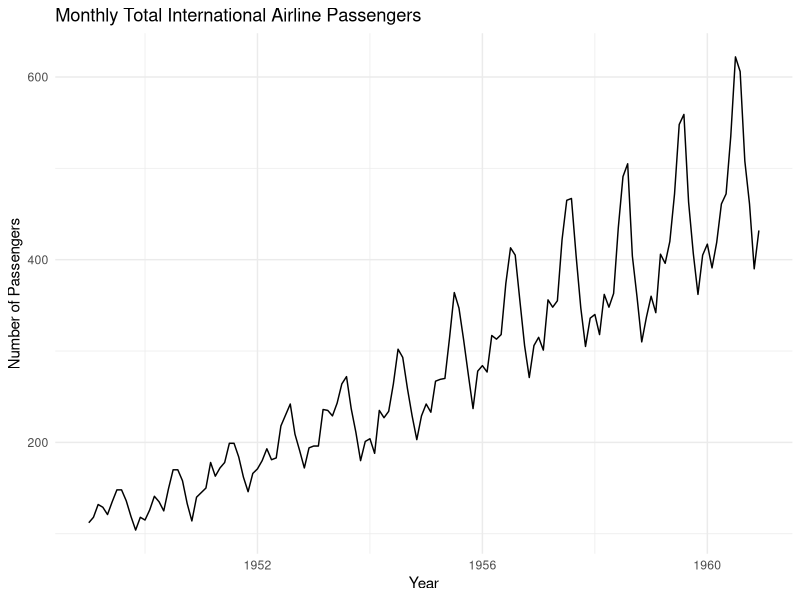
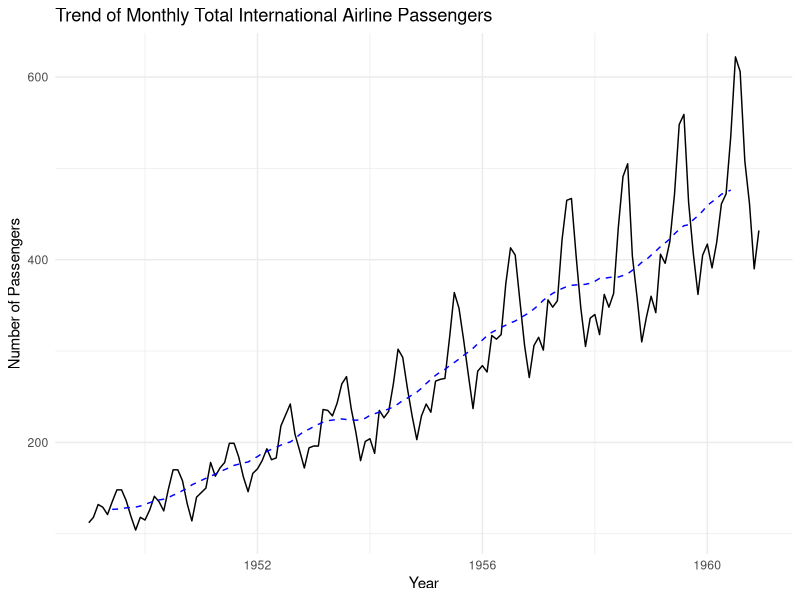
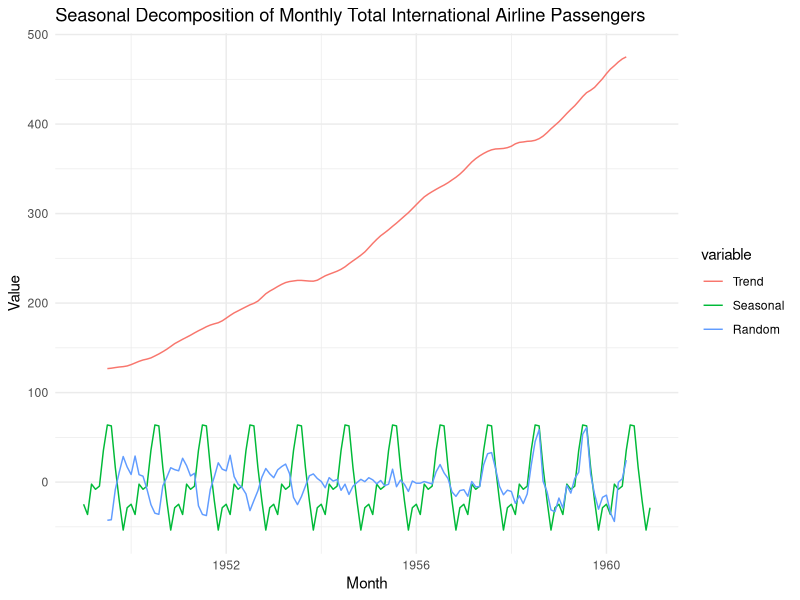
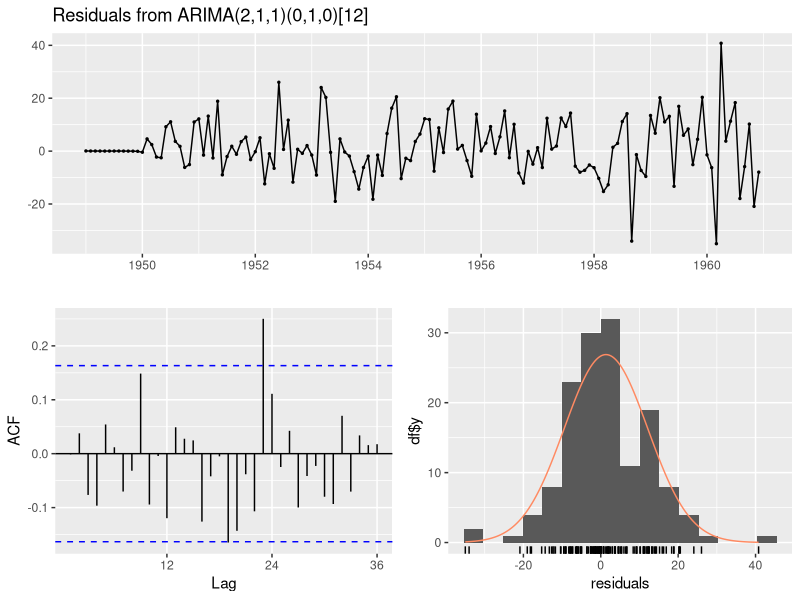
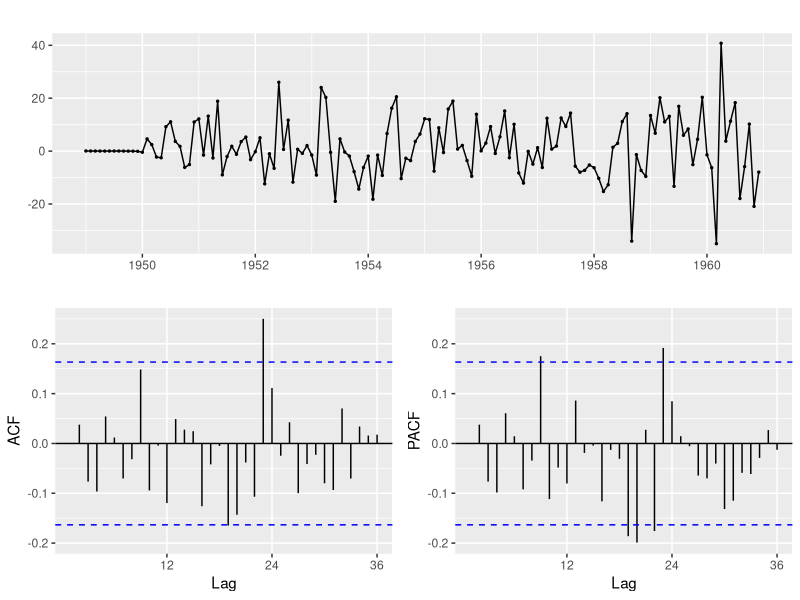
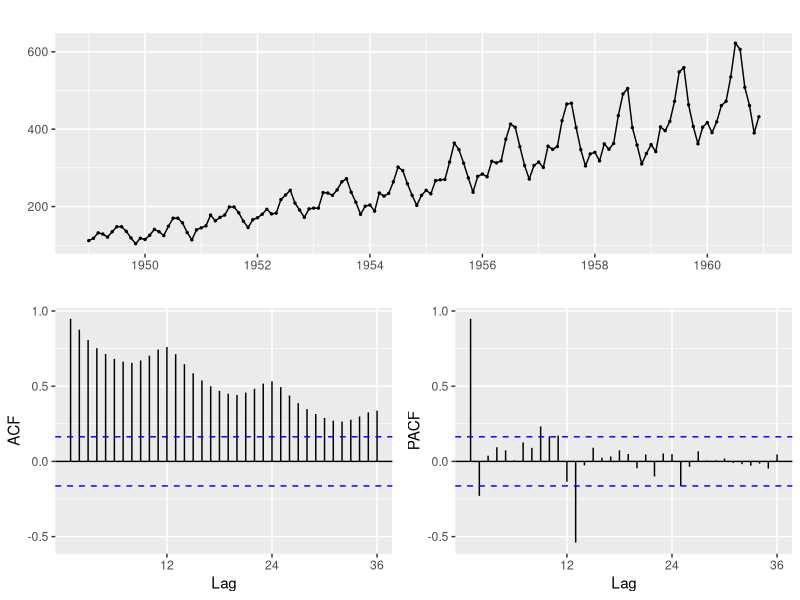
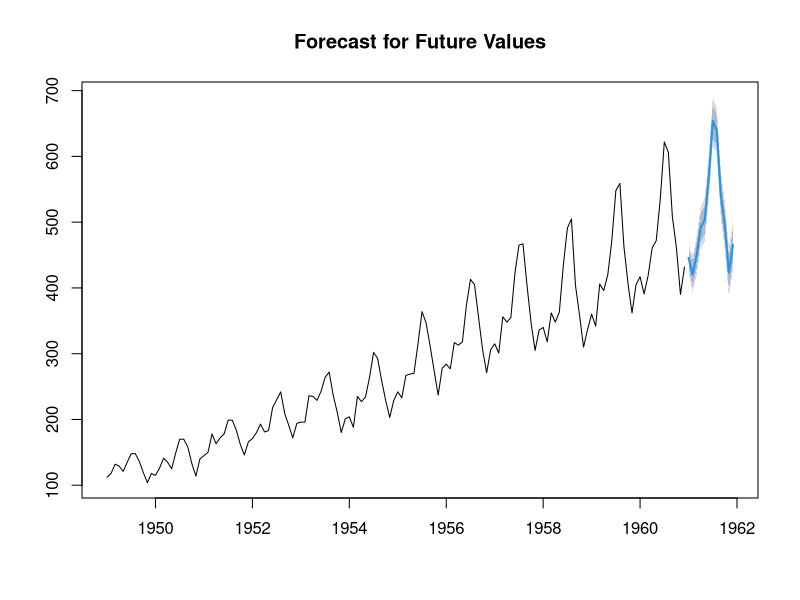
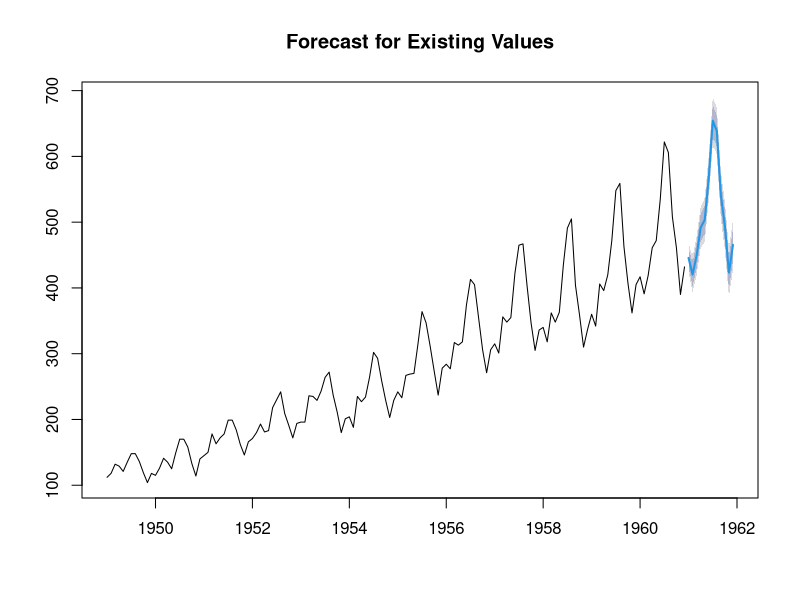

These figures' R source, in order:
## ---- chunk 1
knitr::opts_chunk$set(echo = TRUE)
## ---- chunk 2

# Load necessary packages
libraries <- c("ggplot2", "magrittr", "datasets")

 #install.packages(libraries) # Comment out after first execution


for (lib in libraries) { 
  library(lib, character.only=TRUE) #Library takes function names without quotes, character only must be used in a loop of this kind.
}
## ---- chunk 3

# Load the AirPassengers dataset
data("AirPassengers")

# Check for missing values
missing_values <- sum(is.na(AirPassengers))

# If there are missing values, remove them
if (missing_values > 0) {
  AirPassengers <- na.omit(AirPassengers)
}

# View the structure of the dataset
str(AirPassengers)

# Check the first few rows of the dataset
head(AirPassengers)
## ---- chunk 4
# Convert the dataset to a time series object
air_passengers_ts <- ts(AirPassengers, frequency = 12, start = c(1949, 1))

## ---- chunk 5

# Plot the time series data
ggplot() +
  geom_line(aes(x = time(air_passengers_ts), y = air_passengers_ts)) +
  labs(title = "Monthly Total International Airline Passengers",
       x = "Year",
       y = "Number of Passengers") +
  theme_minimal()
## ---- chunk 6

# Plotting the trend using a moving average
moving_avg <- filter(air_passengers_ts, rep(1/12, 12), sides = 2)

# Plotting the trend
ggplot() +
  geom_line(aes(x = time(air_passengers_ts), y = air_passengers_ts), color = "black") +
  geom_line(aes(x = time(air_passengers_ts), y = moving_avg), color = "blue", linetype = "dashed") +
  labs(title = "Trend of Monthly Total International Airline Passengers",
       x = "Year",
       y = "Number of Passengers") +
  theme_minimal()

## ---- chunk 7

# Perform seasonal decomposition of the time series data
seasonal_decompose <- decompose(air_passengers_ts)

# Extracting components from seasonal decomposition
trend <- seasonal_decompose$trend
seasonal <- seasonal_decompose$seasonal
random <- seasonal_decompose$random

# Creating a data frame for plotting
decomposition_df <- data.frame(
  Month = time(air_passengers_ts),
  Trend = trend,
  Seasonal = seasonal,
  Random = random
)

# Melt the data frame for easier plotting
library(reshape2)
melted_df <- melt(decomposition_df, id.vars = "Month")

# Plotting the decomposed components using ggplot2
library(ggplot2)
ggplot(melted_df, aes(x = Month, y = value, color = variable)) +
  geom_line() +
  labs(title = "Seasonal Decomposition of Monthly Total International Airline Passengers",
       x = "Month",
       y = "Value") +
  theme_minimal()


## ---- chunk 8
# Load necessary packages
#install.packages("forecast")

library(forecast)

# Fit an ARIMA model to the time series data
arima_model <- auto.arima(air_passengers_ts)

# Print the model summary
summary(arima_model)
## ---- chunk 9

# Check the assumptions of the ARIMA model
checkresiduals(arima_model)
## ---- chunk 10

# Plot ACF and PACF of the residuals
ggtsdisplay(residuals(arima_model))

# Plot the ACF and PACF of the original time series data
ggtsdisplay(air_passengers_ts)
## ---- chunk 11

# Use AIC criterion for model selection
best_model <- auto.arima(air_passengers_ts, ic = "aic")

# Print the summary of the best model selected by AIC
summary(best_model)
## ---- chunk 12
# Fit an ARIMA model to the time series data
arima_model <- auto.arima(air_passengers_ts)

# Forecast future values for the next 12 months
forecast_future <- forecast(arima_model, h = 12)

# Print the forecasted values
print(forecast_future)
## ---- chunk 13
# Plot the forecasted values
plot(forecast_future, main = "Forecast for Future Values")
## ---- chunk 14
# Extract the last year of data
last_year_data <- window(air_passengers_ts, start = end(time(air_passengers_ts)) - 11)

# Forecast for each month of the last year
forecast_existing <- forecast(arima_model, h = 12)

# Print the forecasted values for the last year
print(forecast_existing)
## ---- chunk 15
# Plot the forecasted values for the last year
plot(forecast_existing, main = "Forecast for Existing Values")
## ---- chunk 16
# Evaluate forecast accuracy
accuracy(forecast_existing)
